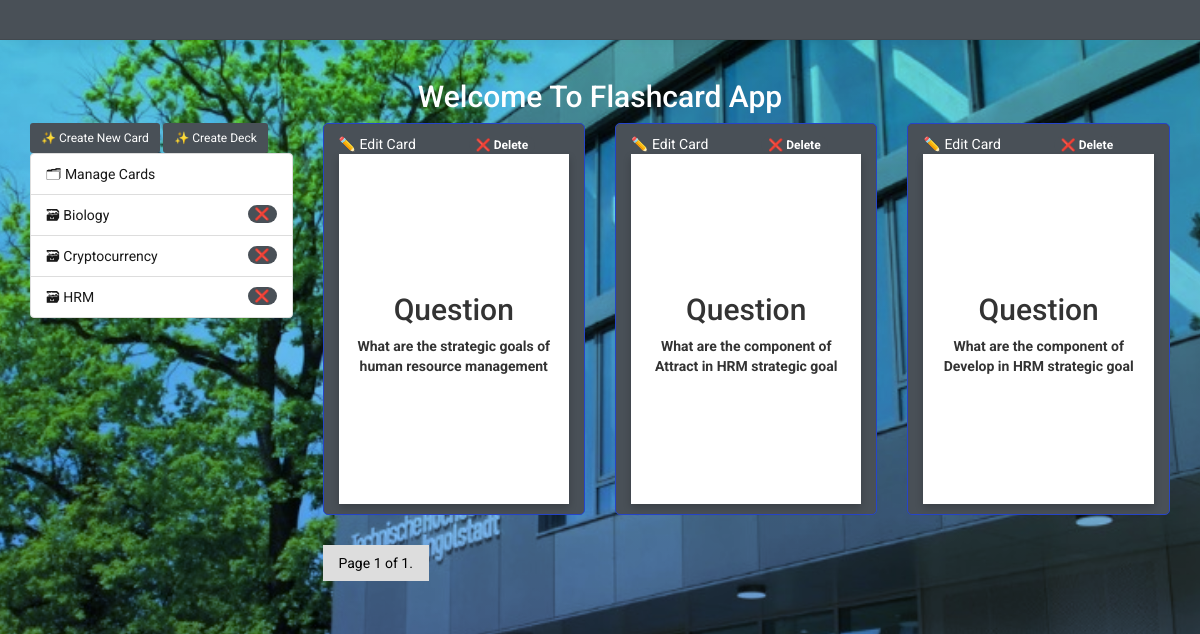
The page /manage on the database as committed earlier.
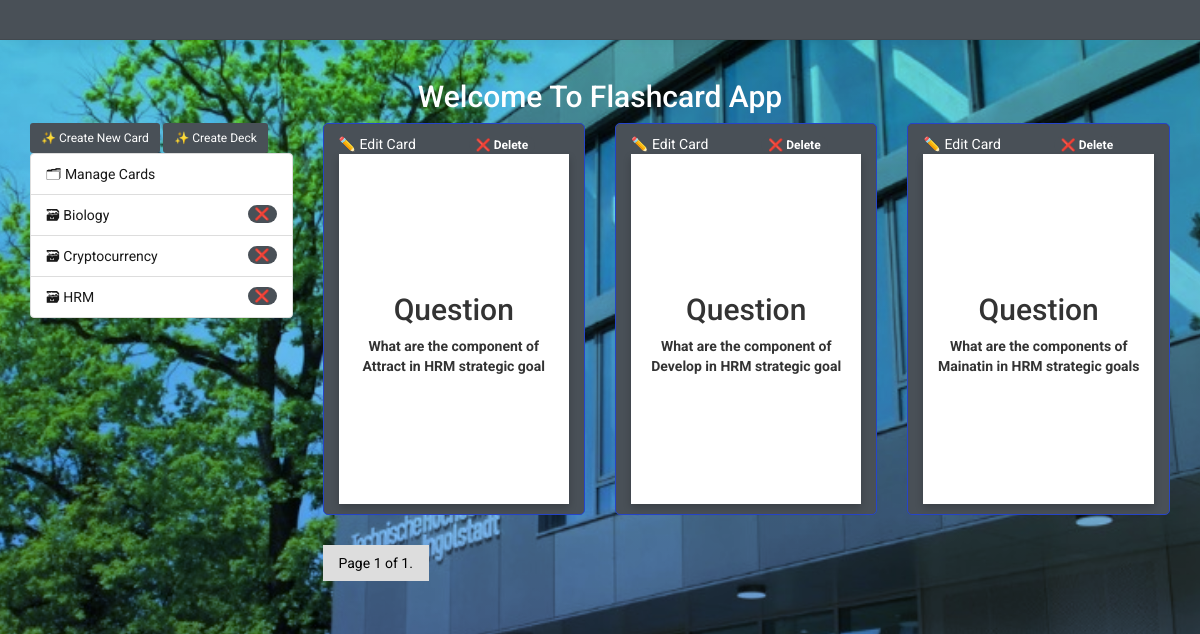
The same page on the database as committed later.
### cards/models.py (models this page shows, shortened)
class Deck(models.Model):
    name = models.CharField(max_length=100)
    def __str__(self):
        return self.name

class Card(models.Model):
    question = models.TextField()
    answer = models.TextField()
    deck = models.ForeignKey(Deck, on_delete=models.CASCADE)
    box = models.IntegerField(
        choices=zip(BOXES, BOXES),
        default=BOXES[0],
    )
    date_created = models.DateTimeField(auto_now_add=True)

### cards/views.py (the view)
class CardListView(ListView):
    model = Card
    queryset = Card.objects.all()
    template_name = 'all_card.html'  # Ensure you have this template
    context_object_name = 'card_list'
    paginate_by = 9
    def get_context_data(self, **kwargs):
        context = super().get_context_data(**kwargs)
        name = self.request.session.get('name')
        wrong = self.request.session.get('wrong')
        correct = self.request.session.get('correct')
        context['name'] = name
        context['wrong'] = wrong
        context['correct'] = correct
        return context

### cards/templatetags/cards_tags.py (called while the page is built)
@register.inclusion_tag("cards/box_links.html")
@register.inclusion_tag("cards/box_links.html")
def decks_as_links():
    decks = Deck.objects.all()
    return {'decks':decks}

### cards/templates/cards/card_list.html (shortened to what this page needs)
{% extends "cards/base.html" %}
{% load humanize %}
{% block content %}
    <div class="row">
        <div class="col-md-3">
            <a class="btn btn-secondary btn-sm formbg"href="{% url 'card-create' %}" role="button">
                ✨ Create New Card
            </a>
            <a class="btn btn-secondary btn-sm formbg" href="{% url 'deck_add' %}" role="button">
                ✨ Create Deck
            </a>
            {% include "navigation.html" %}
        </div>
        <div class="col-md-9">
            <div class="row">
                {% for card in card_list %}
                {% if card.question %}
                {% include "cards/all_cards.html" %}
                {% endif %}
            {% endfor %}
            </div>
            <div class="pagination">
                <span class="step-links">
                      <a> Page {{ page_obj.number }}   of {{ page_obj.paginator.num_pages }}.</a>
                </span>
            </div>
        </div>
    </div>
{% endblock content %}

### cards/templates/cards/box_links.html (shortened to what this page needs)
{% load humanize %}
{% for deck in decks %}
<li class="list-group-item d-flex justify-content-between align-items-center">
    <a href="{% url 'deck' deck=deck.name %}">
        🗃 {{ deck  }}
    </a>
    <a data-id="{{deck.id}}" data-name="{{ deck.name }}" class="myBtn badge badge-primary badge-pill" >❌</a>
  </li>
{% endfor %}

### cards/templates/cards/all_cards.html (shortened to what this page needs)
<div class="col-md-4">
    <article class="col-md-12 center">
      <div class="row">
        <div class="col-md-6">
          <a href="{% url 'card-update' card.id %}" role="button">
            ✏️ Edit Card
        </a>
        </div>
        <div class="col-md-6">
          <a data-id="{{ card.id }}" class= "btnQdel badge badge-primary badge-pill"  role="button">
            ❌ Delete
        </a>
        </div>
      </div>
        <div class="flip-card">
                <div class="flip-card-inner">
                  <div class="flip-card-front">
                    <h2 class="h2">Question</h2>
                    <p class="p2">{{ card.question }}</p>
                  </div>
                  <div class="flip-card-back">
                    <h2 class="h2">Reveal Answer</h2>
                    <p class="cardanswer p-2">{{ card.answer }}</p>
                  </div>
                </div>
              </div>
        </article>
</div>

Rows that differ between the two databases and show on the page:
removed Card: question "What are the strategic goals of human resource management"
added Card: question "What are the components of Mainatin in HRM strategic goals"
